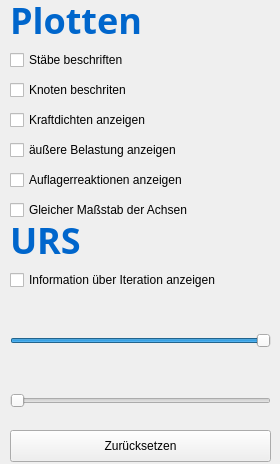
<?xml version="1.0" encoding="UTF-8"?>
<ui version="4.0">
 <class>Form_Settings</class>
 <widget class="QWidget" name="Form_Settings">
  <property name="geometry">
   <rect>
    <x>0</x>
    <y>0</y>
    <width>280</width>
    <height>464</height>
   </rect>
  </property>
  <property name="minimumSize">
   <size>
    <width>280</width>
    <height>350</height>
   </size>
  </property>
  <property name="maximumSize">
   <size>
    <width>280</width>
    <height>900</height>
   </size>
  </property>
  <property name="windowTitle">
   <string>Form</string>
  </property>
  <widget class="QPushButton" name="btn_reset">
   <property name="geometry">
    <rect>
     <x>10</x>
     <y>430</y>
     <width>261</width>
     <height>32</height>
    </rect>
   </property>
   <property name="text">
    <string>Zurücksetzen</string>
   </property>
  </widget>
  <widget class="QSlider" name="slider_d_max">
   <property name="geometry">
    <rect>
     <x>10</x>
     <y>330</y>
     <width>261</width>
     <height>22</height>
    </rect>
   </property>
   <property name="minimum">
    <number>-5</number>
   </property>
   <property name="maximum">
    <number>0</number>
   </property>
   <property name="orientation">
    <enum>Qt::Horizontal</enum>
   </property>
  </widget>
  <widget class="QLabel" name="label_d_max">
   <property name="geometry">
    <rect>
     <x>10</x>
     <y>300</y>
     <width>261</width>
     <height>32</height>
    </rect>
   </property>
   <property name="text">
    <string/>
   </property>
  </widget>
  <widget class="QCheckBox" name="check_information_urs">
   <property name="geometry">
    <rect>
     <x>10</x>
     <y>260</y>
     <width>241</width>
     <height>40</height>
    </rect>
   </property>
   <property name="text">
    <string>Information über Iteration anzeigen</string>
   </property>
  </widget>
  <widget class="QLabel" name="label">
   <property name="geometry">
    <rect>
     <x>10</x>
     <y>220</y>
     <width>251</width>
     <height>40</height>
    </rect>
   </property>
   <property name="font">
    <font>
     <family>Chalkboard SE</family>
     <pointsize>27</pointsize>
     <weight>75</weight>
     <bold>true</bold>
    </font>
   </property>
   <property name="styleSheet">
    <string notr="true">color:#0066cc</string>
   </property>
   <property name="text">
    <string>URS</string>
   </property>
  </widget>
  <widget class="QLabel" name="label_2">
   <property name="geometry">
    <rect>
     <x>10</x>
     <y>0</y>
     <width>251</width>
     <height>40</height>
    </rect>
   </property>
   <property name="font">
    <font>
     <family>Chalkboard SE</family>
     <pointsize>27</pointsize>
     <weight>75</weight>
     <bold>true</bold>
    </font>
   </property>
   <property name="styleSheet">
    <string notr="true">color:#0066cc</string>
   </property>
   <property name="text">
    <string>Plotten</string>
   </property>
  </widget>
  <widget class="QCheckBox" name="check_annotate_members">
   <property name="geometry">
    <rect>
     <x>10</x>
     <y>40</y>
     <width>251</width>
     <height>40</height>
    </rect>
   </property>
   <property name="text">
    <string>Stäbe beschriften</string>
   </property>
  </widget>
  <widget class="QCheckBox" name="check_annotate_nodes">
   <property name="geometry">
    <rect>
     <x>10</x>
     <y>70</y>
     <width>251</width>
     <height>40</height>
    </rect>
   </property>
   <property name="text">
    <string>Knoten beschriten</string>
   </property>
  </widget>
  <widget class="QCheckBox" name="check_annotate_q">
   <property name="geometry">
    <rect>
     <x>10</x>
     <y>100</y>
     <width>251</width>
     <height>40</height>
    </rect>
   </property>
   <property name="text">
    <string>Kraftdichten anzeigen</string>
   </property>
  </widget>
  <widget class="QCheckBox" name="check_forces">
   <property name="geometry">
    <rect>
     <x>10</x>
     <y>130</y>
     <width>261</width>
     <height>40</height>
    </rect>
   </property>
   <property name="text">
    <string>äußere Belastung anzeigen</string>
   </property>
  </widget>
  <widget class="QCheckBox" name="check_annotate_alr">
   <property name="geometry">
    <rect>
     <x>10</x>
     <y>160</y>
     <width>261</width>
     <height>40</height>
    </rect>
   </property>
   <property name="text">
    <string>Auflagerreaktionen anzeigen</string>
   </property>
  </widget>
  <widget class="QCheckBox" name="check_axes_equal">
   <property name="geometry">
    <rect>
     <x>10</x>
     <y>190</y>
     <width>261</width>
     <height>40</height>
    </rect>
   </property>
   <property name="text">
    <string>Gleicher Maßstab der Achsen</string>
   </property>
  </widget>
  <widget class="QSlider" name="slider_steps_abbruch">
   <property name="enabled">
    <bool>true</bool>
   </property>
   <property name="geometry">
    <rect>
     <x>10</x>
     <y>390</y>
     <width>261</width>
     <height>22</height>
    </rect>
   </property>
   <property name="minimum">
    <number>50</number>
   </property>
   <property name="maximum">
    <number>500</number>
   </property>
   <property name="orientation">
    <enum>Qt::Horizontal</enum>
   </property>
  </widget>
  <widget class="QLabel" name="label_steps_abbruch">
   <property name="geometry">
    <rect>
     <x>10</x>
     <y>360</y>
     <width>261</width>
     <height>32</height>
    </rect>
   </property>
   <property name="text">
    <string/>
   </property>
  </widget>
 </widget>
 <resources/>
 <connections/>
</ui>
